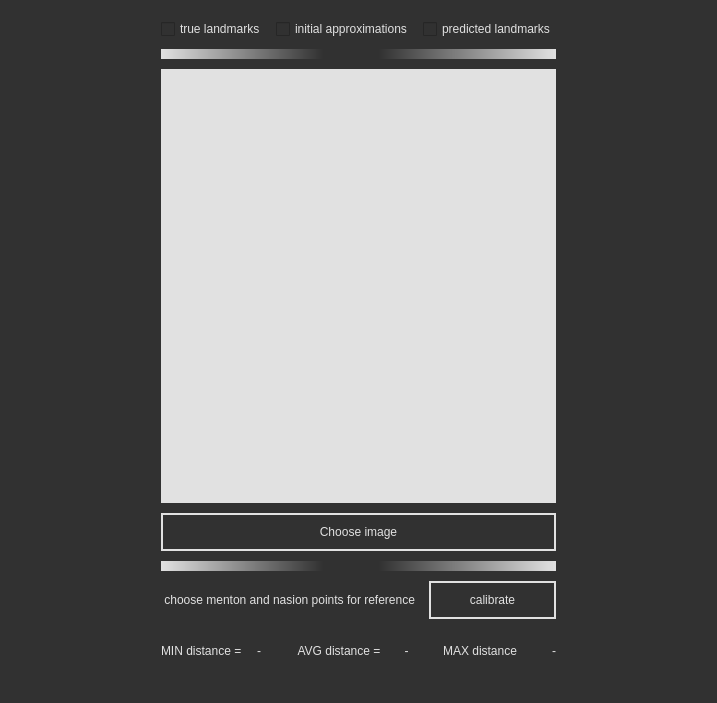
<?xml version="1.0" encoding="UTF-8"?>
<ui version="4.0">
 <class>MainWindow</class>
 <widget class="QMainWindow" name="MainWindow">
  <property name="geometry">
   <rect>
    <x>0</x>
    <y>0</y>
    <width>717</width>
    <height>703</height>
   </rect>
  </property>
  <property name="windowTitle">
   <string>MainWindow</string>
  </property>
  <property name="styleSheet">
   <string notr="true">* {
	font: 12pt &quot;Candara&quot;;
	color: rgb(225, 225, 225);
/*	background-color: rgb(39, 39, 52);*/
	background-color: rgb(49, 49, 49);
}

#openFile, #start {
	border: 2px solid #e1e1e1;
/*	padding-right: 10px;
	padding-left: 10px;*/
	padding: 10px;
}

#imageView {
	background-color: #e1e1e1;
}

#label {
	align: right;
}
</string>
  </property>
  <widget class="QWidget" name="centralwidget">
   <layout class="QGridLayout" name="gridLayout">
    <item row="0" column="0">
     <layout class="QHBoxLayout" name="horizontalLayout_7" stretch="10,20,10">
      <item>
       <spacer name="horizontalSpacer">
        <property name="orientation">
         <enum>Qt::Horizontal</enum>
        </property>
        <property name="sizeHint" stdset="0">
         <size>
          <width>20</width>
          <height>182</height>
         </size>
        </property>
       </spacer>
      </item>
      <item>
       <layout class="QVBoxLayout" name="verticalLayout" stretch="3,1,30,3,1,3,3">
        <property name="spacing">
         <number>10</number>
        </property>
        <property name="topMargin">
         <number>10</number>
        </property>
        <item>
         <layout class="QHBoxLayout" name="horizontalLayout_5">
          <property name="spacing">
           <number>10</number>
          </property>
          <item>
           <widget class="QCheckBox" name="truebox">
            <property name="cursor">
             <cursorShape>PointingHandCursor</cursorShape>
            </property>
            <property name="text">
             <string>true landmarks</string>
            </property>
           </widget>
          </item>
          <item>
           <spacer name="horizontalSpacer_5">
            <property name="orientation">
             <enum>Qt::Horizontal</enum>
            </property>
            <property name="sizeHint" stdset="0">
             <size>
              <width>40</width>
              <height>20</height>
             </size>
            </property>
           </spacer>
          </item>
          <item>
           <widget class="QCheckBox" name="initbox">
            <property name="cursor">
             <cursorShape>PointingHandCursor</cursorShape>
            </property>
            <property name="text">
             <string>initial approximations</string>
            </property>
           </widget>
          </item>
          <item>
           <spacer name="horizontalSpacer_6">
            <property name="orientation">
             <enum>Qt::Horizontal</enum>
            </property>
            <property name="sizeHint" stdset="0">
             <size>
              <width>40</width>
              <height>20</height>
             </size>
            </property>
           </spacer>
          </item>
          <item>
           <widget class="QCheckBox" name="predbox">
            <property name="cursor">
             <cursorShape>PointingHandCursor</cursorShape>
            </property>
            <property name="text">
             <string>predicted landmarks</string>
            </property>
           </widget>
          </item>
         </layout>
        </item>
        <item>
         <layout class="QHBoxLayout" name="horizontalLayout" stretch="1,1">
          <item>
           <widget class="QLabel" name="label_54">
            <property name="maximumSize">
             <size>
              <width>16777215</width>
              <height>10</height>
             </size>
            </property>
            <property name="styleSheet">
             <string notr="true">background-color: rgb(6, 87, 88);
background-color: qlineargradient(spread:pad, x1:0, y1:1, x2:1, y2:1, stop:0 rgba(175, 175, 175, 255), stop:0.915423 rgba(49, 49, 49, 255));
background-color: qlineargradient(spread:pad, x1:0, y1:1, x2:1, y2:1, stop:0 rgb(225, 225, 225, 255), stop:0.840796 rgba(49, 49, 49, 255));</string>
            </property>
            <property name="text">
             <string/>
            </property>
           </widget>
          </item>
          <item>
           <widget class="QLabel" name="label_59">
            <property name="maximumSize">
             <size>
              <width>16777215</width>
              <height>10</height>
             </size>
            </property>
            <property name="styleSheet">
             <string notr="true">background-color: rgb(6, 87, 88);

background-color: qlineargradient(spread:pad, x1:0, y1:0, x2:1, y2:0, stop:0.0746269 rgba(49, 49, 49, 255), stop:1 rgb(225, 225, 225, 255));</string>
            </property>
            <property name="text">
             <string/>
            </property>
           </widget>
          </item>
         </layout>
        </item>
        <item>
         <widget class="PlotWidget" name="imageView" native="true">
          <property name="styleSheet">
           <string notr="true"/>
          </property>
         </widget>
        </item>
        <item>
         <widget class="QPushButton" name="openFile">
          <property name="cursor">
           <cursorShape>PointingHandCursor</cursorShape>
          </property>
          <property name="text">
           <string>Choose image</string>
          </property>
         </widget>
        </item>
        <item>
         <layout class="QHBoxLayout" name="horizontalLayout_2" stretch="1,1">
          <item>
           <widget class="QLabel" name="label_55">
            <property name="maximumSize">
             <size>
              <width>16777215</width>
              <height>10</height>
             </size>
            </property>
            <property name="styleSheet">
             <string notr="true">background-color: rgb(6, 87, 88);
background-color: qlineargradient(spread:pad, x1:0, y1:1, x2:1, y2:1, stop:0 rgba(175, 175, 175, 255), stop:0.915423 rgba(49, 49, 49, 255));
background-color: qlineargradient(spread:pad, x1:0, y1:1, x2:1, y2:1, stop:0 rgb(225, 225, 225, 255), stop:0.840796 rgba(49, 49, 49, 255));</string>
            </property>
            <property name="text">
             <string/>
            </property>
           </widget>
          </item>
          <item>
           <widget class="QLabel" name="label_60">
            <property name="maximumSize">
             <size>
              <width>16777215</width>
              <height>10</height>
             </size>
            </property>
            <property name="styleSheet">
             <string notr="true">background-color: rgb(6, 87, 88);

background-color: qlineargradient(spread:pad, x1:0, y1:0, x2:1, y2:0, stop:0.0746269 rgba(49, 49, 49, 255), stop:1 rgb(225, 225, 225, 255));</string>
            </property>
            <property name="text">
             <string/>
            </property>
           </widget>
          </item>
         </layout>
        </item>
        <item>
         <layout class="QHBoxLayout" name="horizontalLayout_3" stretch="2,1">
          <item>
           <widget class="QLabel" name="label">
            <property name="text">
             <string> choose menton and nasion points for reference </string>
            </property>
           </widget>
          </item>
          <item>
           <widget class="QPushButton" name="start">
            <property name="cursor">
             <cursorShape>PointingHandCursor</cursorShape>
            </property>
            <property name="mouseTracking">
             <bool>false</bool>
            </property>
            <property name="text">
             <string>calibrate</string>
            </property>
           </widget>
          </item>
         </layout>
        </item>
        <item>
         <layout class="QHBoxLayout" name="horizontalLayout_4" stretch="3,1,3,1,3,1">
          <item>
           <widget class="QLabel" name="label_1">
            <property name="text">
             <string>MIN distance =</string>
            </property>
           </widget>
          </item>
          <item>
           <widget class="QLabel" name="minLabel">
            <property name="text">
             <string>-</string>
            </property>
           </widget>
          </item>
          <item>
           <widget class="QLabel" name="label_2">
            <property name="text">
             <string>AVG distance =</string>
            </property>
            <property name="alignment">
             <set>Qt::AlignCenter</set>
            </property>
           </widget>
          </item>
          <item>
           <widget class="QLabel" name="avgLabel">
            <property name="text">
             <string>-</string>
            </property>
            <property name="alignment">
             <set>Qt::AlignCenter</set>
            </property>
           </widget>
          </item>
          <item>
           <widget class="QLabel" name="label_3">
            <property name="text">
             <string>MAX distance</string>
            </property>
            <property name="alignment">
             <set>Qt::AlignRight|Qt::AlignTrailing|Qt::AlignVCenter</set>
            </property>
           </widget>
          </item>
          <item>
           <widget class="QLabel" name="maxLabel">
            <property name="text">
             <string>-</string>
            </property>
            <property name="alignment">
             <set>Qt::AlignRight|Qt::AlignTrailing|Qt::AlignVCenter</set>
            </property>
           </widget>
          </item>
         </layout>
        </item>
       </layout>
      </item>
      <item>
       <spacer name="horizontalSpacer_2">
        <property name="orientation">
         <enum>Qt::Horizontal</enum>
        </property>
        <property name="sizeHint" stdset="0">
         <size>
          <width>20</width>
          <height>182</height>
         </size>
        </property>
       </spacer>
      </item>
     </layout>
    </item>
   </layout>
  </widget>
  <widget class="QMenuBar" name="menubar">
   <property name="geometry">
    <rect>
     <x>0</x>
     <y>0</y>
     <width>717</width>
     <height>30</height>
    </rect>
   </property>
  </widget>
  <widget class="QStatusBar" name="statusbar"/>
 </widget>
 <customwidgets>
  <customwidget>
   <class>PlotWidget</class>
   <extends>QWidget</extends>
   <header>pyqtgraph.h</header>
   <container>1</container>
  </customwidget>
 </customwidgets>
 <resources/>
 <connections/>
</ui>
